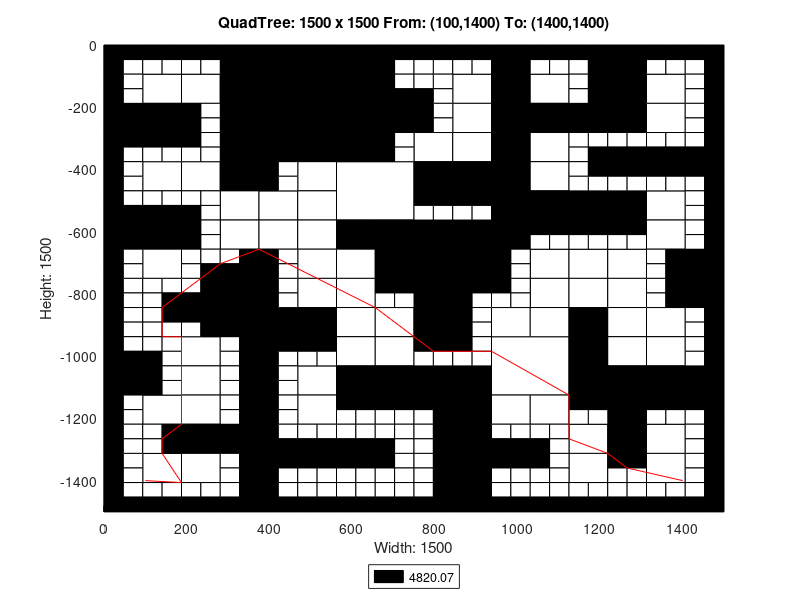

This chart was generated by the following MATLAB code:
axis([0 1500 -1500 0]);
title('QuadTree: 1500 x 1500 From: (100,1400) To: (1400,1400)');
xlabel('Width: 1500');
ylabel('Height: 1500');
rectangle('Position',[375 -187.5 187.5 187.5], 'FaceColor',[0 0 0]);
rectangle('Position',[375 -375 187.5 187.5], 'FaceColor',[0 0 0]);
rectangle('Position',[562.5 -562.5 187.5 187.5], 'FaceColor',[1 1 1]);
rectangle('Position',[750 -750 187.5 187.5], 'FaceColor',[0 0 0]);
rectangle('Position',[937.5 -1125 187.5 187.5], 'FaceColor',[1 1 1]);
rectangle('Position',[93.75 -187.5 93.75 93.75], 'FaceColor',[1 1 1]);
rectangle('Position',[281.25 -93.75 93.75 93.75], 'FaceColor',[0 0 0]);
rectangle('Position',[187.5 -187.5 93.75 93.75], 'FaceColor',[1 1 1]);
rectangle('Position',[281.25 -187.5 93.75 93.75], 'FaceColor',[0 0 0]);
rectangle('Position',[0 -281.25 93.75 93.75], 'FaceColor',[0 0 0]);
rectangle('Position',[93.75 -281.25 93.75 93.75], 'FaceColor',[0 0 0]);
rectangle('Position',[281.25 -281.25 93.75 93.75], 'FaceColor',[0 0 0]);
rectangle('Position',[281.25 -375 93.75 93.75], 'FaceColor',[0 0 0]);
rectangle('Position',[562.5 -93.75 93.75 93.75], 'FaceColor',[0 0 0]);
rectangle('Position',[562.5 -187.5 93.75 93.75], 'FaceColor',[0 0 0]);
rectangle('Position',[562.5 -281.25 93.75 93.75], 'FaceColor',[0 0 0]);
rectangle('Position',[656.25 -281.25 93.75 93.75], 'FaceColor',[0 0 0]);
rectangle('Position',[562.5 -375 93.75 93.75], 'FaceColor',[0 0 0]);
rectangle('Position',[93.75 -468.75 93.75 93.75], 'FaceColor',[1 1 1]);
rectangle('Position',[187.5 -468.75 93.75 93.75], 'FaceColor',[1 1 1]);
rectangle('Position',[281.25 -468.75 93.75 93.75], 'FaceColor',[0 0 0]);
rectangle('Position',[281.25 -562.5 93.75 93.75], 'FaceColor',[1 1 1]);
rectangle('Position',[0 -656.25 93.75 93.75], 'FaceColor',[0 0 0]);
rectangle('Position',[93.75 -656.25 93.75 93.75], 'FaceColor',[0 0 0]);
rectangle('Position',[93.75 -750 93.75 93.75], 'FaceColor',[1 1 1]);
rectangle('Position',[281.25 -656.25 93.75 93.75], 'FaceColor',[1 1 1]);
rectangle('Position',[468.75 -468.75 93.75 93.75], 'FaceColor',[1 1 1]);
rectangle('Position',[375 -562.5 93.75 93.75], 'FaceColor',[1 1 1]);
rectangle('Position',[468.75 -562.5 93.75 93.75], 'FaceColor',[1 1 1]);
rectangle('Position',[375 -656.25 93.75 93.75], 'FaceColor',[1 1 1]);
rectangle('Position',[468.75 -656.25 93.75 93.75], 'FaceColor',[1 1 1]);
rectangle('Position',[468.75 -750 93.75 93.75], 'FaceColor',[1 1 1]);
rectangle('Position',[562.5 -656.25 93.75 93.75], 'FaceColor',[0 0 0]);
rectangle('Position',[656.25 -656.25 93.75 93.75], 'FaceColor',[0 0 0]);
rectangle('Position',[562.5 -750 93.75 93.75], 'FaceColor',[1 1 1]);
rectangle('Position',[656.25 -750 93.75 93.75], 'FaceColor',[0 0 0]);
rectangle('Position',[843.75 -187.5 93.75 93.75], 'FaceColor',[1 1 1]);
rectangle('Position',[937.5 -93.75 93.75 93.75], 'FaceColor',[0 0 0]);
rectangle('Position',[937.5 -187.5 93.75 93.75], 'FaceColor',[0 0 0]);
rectangle('Position',[1031.25 -187.5 93.75 93.75], 'FaceColor',[1 1 1]);
rectangle('Position',[843.75 -281.25 93.75 93.75], 'FaceColor',[1 1 1]);
rectangle('Position',[750 -375 93.75 93.75], 'FaceColor',[1 1 1]);
rectangle('Position',[843.75 -375 93.75 93.75], 'FaceColor',[1 1 1]);
rectangle('Position',[937.5 -281.25 93.75 93.75], 'FaceColor',[0 0 0]);
rectangle('Position',[1031.25 -281.25 93.75 93.75], 'FaceColor',[0 0 0]);
rectangle('Position',[937.5 -375 93.75 93.75], 'FaceColor',[0 0 0]);
rectangle('Position',[1031.25 -375 93.75 93.75], 'FaceColor',[1 1 1]);
rectangle('Position',[1218.75 -93.75 93.75 93.75], 'FaceColor',[0 0 0]);
rectangle('Position',[1218.75 -187.5 93.75 93.75], 'FaceColor',[0 0 0]);
rectangle('Position',[1312.5 -187.5 93.75 93.75], 'FaceColor',[1 1 1]);
rectangle('Position',[1125 -281.25 93.75 93.75], 'FaceColor',[0 0 0]);
rectangle('Position',[1218.75 -281.25 93.75 93.75], 'FaceColor',[0 0 0]);
rectangle('Position',[1312.5 -281.25 93.75 93.75], 'FaceColor',[1 1 1]);
rectangle('Position',[750 -468.75 93.75 93.75], 'FaceColor',[0 0 0]);
rectangle('Position',[843.75 -468.75 93.75 93.75], 'FaceColor',[0 0 0]);
rectangle('Position',[937.5 -468.75 93.75 93.75], 'FaceColor',[0 0 0]);
rectangle('Position',[1031.25 -468.75 93.75 93.75], 'FaceColor',[1 1 1]);
rectangle('Position',[937.5 -562.5 93.75 93.75], 'FaceColor',[0 0 0]);
rectangle('Position',[1031.25 -562.5 93.75 93.75], 'FaceColor',[0 0 0]);
rectangle('Position',[937.5 -656.25 93.75 93.75], 'FaceColor',[0 0 0]);
rectangle('Position',[1031.25 -750 93.75 93.75], 'FaceColor',[1 1 1]);
rectangle('Position',[1125 -562.5 93.75 93.75], 'FaceColor',[0 0 0]);
rectangle('Position',[1218.75 -562.5 93.75 93.75], 'FaceColor',[0 0 0]);
rectangle('Position',[1312.5 -562.5 93.75 93.75], 'FaceColor',[1 1 1]);
rectangle('Position',[1125 -750 93.75 93.75], 'FaceColor',[1 1 1]);
rectangle('Position',[1218.75 -750 93.75 93.75], 'FaceColor',[1 1 1]);
rectangle('Position',[1312.5 -656.25 93.75 93.75], 'FaceColor',[1 1 1]);
rectangle('Position',[1406.25 -750 93.75 93.75], 'FaceColor',[0 0 0]);
rectangle('Position',[281.25 -843.75 93.75 93.75], 'FaceColor',[0 0 0]);
rectangle('Position',[281.25 -937.5 93.75 93.75], 'FaceColor',[0 0 0]);
rectangle('Position',[0 -1125 93.75 93.75], 'FaceColor',[0 0 0]);
rectangle('Position',[187.5 -1031.25 93.75 93.75], 'FaceColor',[1 1 1]);
rectangle('Position',[187.5 -1125 93.75 93.75], 'FaceColor',[1 1 1]);
rectangle('Position',[468.75 -843.75 93.75 93.75], 'FaceColor',[1 1 1]);
rectangle('Position',[375 -937.5 93.75 93.75], 'FaceColor',[0 0 0]);
rectangle('Position',[468.75 -937.5 93.75 93.75], 'FaceColor',[0 0 0]);
rectangle('Position',[562.5 -843.75 93.75 93.75], 'FaceColor',[1 1 1]);
rectangle('Position',[562.5 -937.5 93.75 93.75], 'FaceColor',[1 1 1]);
rectangle('Position',[656.25 -937.5 93.75 93.75], 'FaceColor',[1 1 1]);
rectangle('Position',[468.75 -1125 93.75 93.75], 'FaceColor',[1 1 1]);
rectangle('Position',[562.5 -1031.25 93.75 93.75], 'FaceColor',[1 1 1]);
rectangle('Position',[656.25 -1031.25 93.75 93.75], 'FaceColor',[1 1 1]);
rectangle('Position',[562.5 -1125 93.75 93.75], 'FaceColor',[0 0 0]);
rectangle('Position',[656.25 -1125 93.75 93.75], 'FaceColor',[0 0 0]);
rectangle('Position',[93.75 -1218.75 93.75 93.75], 'FaceColor',[1 1 1]);
rectangle('Position',[187.5 -1218.75 93.75 93.75], 'FaceColor',[1 1 1]);
rectangle('Position',[187.5 -1312.5 93.75 93.75], 'FaceColor',[0 0 0]);
rectangle('Position',[281.25 -1312.5 93.75 93.75], 'FaceColor',[0 0 0]);
rectangle('Position',[93.75 -1406.25 93.75 93.75], 'FaceColor',[1 1 1]);
rectangle('Position',[187.5 -1406.25 93.75 93.75], 'FaceColor',[1 1 1]);
rectangle('Position',[468.75 -1218.75 93.75 93.75], 'FaceColor',[1 1 1]);
rectangle('Position',[750 -843.75 93.75 93.75], 'FaceColor',[0 0 0]);
rectangle('Position',[750 -937.5 93.75 93.75], 'FaceColor',[0 0 0]);
rectangle('Position',[1031.25 -843.75 93.75 93.75], 'FaceColor',[1 1 1]);
rectangle('Position',[937.5 -937.5 93.75 93.75], 'FaceColor',[1 1 1]);
rectangle('Position',[1031.25 -937.5 93.75 93.75], 'FaceColor',[1 1 1]);
rectangle('Position',[750 -1125 93.75 93.75], 'FaceColor',[0 0 0]);
rectangle('Position',[843.75 -1125 93.75 93.75], 'FaceColor',[0 0 0]);
rectangle('Position',[1125 -843.75 93.75 93.75], 'FaceColor',[1 1 1]);
rectangle('Position',[1218.75 -843.75 93.75 93.75], 'FaceColor',[1 1 1]);
rectangle('Position',[1125 -937.5 93.75 93.75], 'FaceColor',[0 0 0]);
rectangle('Position',[1218.75 -937.5 93.75 93.75], 'FaceColor',[1 1 1]);
rectangle('Position',[1406.25 -843.75 93.75 93.75], 'FaceColor',[0 0 0]);
rectangle('Position',[1312.5 -937.5 93.75 93.75], 'FaceColor',[1 1 1]);
rectangle('Position',[1125 -1031.25 93.75 93.75], 'FaceColor',[0 0 0]);
rectangle('Position',[1218.75 -1031.25 93.75 93.75], 'FaceColor',[1 1 1]);
rectangle('Position',[1125 -1125 93.75 93.75], 'FaceColor',[0 0 0]);
rectangle('Position',[1218.75 -1125 93.75 93.75], 'FaceColor',[0 0 0]);
rectangle('Position',[1312.5 -1031.25 93.75 93.75], 'FaceColor',[1 1 1]);
rectangle('Position',[1312.5 -1125 93.75 93.75], 'FaceColor',[0 0 0]);
rectangle('Position',[1406.25 -1125 93.75 93.75], 'FaceColor',[0 0 0]);
rectangle('Position',[843.75 -1218.75 93.75 93.75], 'FaceColor',[0 0 0]);
rectangle('Position',[843.75 -1312.5 93.75 93.75], 'FaceColor',[0 0 0]);
rectangle('Position',[937.5 -1218.75 93.75 93.75], 'FaceColor',[1 1 1]);
rectangle('Position',[1031.25 -1218.75 93.75 93.75], 'FaceColor',[1 1 1]);
rectangle('Position',[843.75 -1406.25 93.75 93.75], 'FaceColor',[0 0 0]);
rectangle('Position',[843.75 -1500 93.75 93.75], 'FaceColor',[0 0 0]);
rectangle('Position',[1218.75 -1218.75 93.75 93.75], 'FaceColor',[0 0 0]);
rectangle('Position',[1125 -1312.5 93.75 93.75], 'FaceColor',[1 1 1]);
rectangle('Position',[1218.75 -1312.5 93.75 93.75], 'FaceColor',[0 0 0]);
rectangle('Position',[1312.5 -1312.5 93.75 93.75], 'FaceColor',[1 1 1]);
rectangle('Position',[1125 -1406.25 93.75 93.75], 'FaceColor',[1 1 1]);
rectangle('Position',[1312.5 -1406.25 93.75 93.75], 'FaceColor',[1 1 1]);
rectangle('Position',[0 -46.875 46.875 46.875], 'FaceColor',[0 0 0]);
rectangle('Position',[46.875 -46.875 46.875 46.875], 'FaceColor',[0 0 0]);
rectangle('Position',[0 -93.75 46.875 46.875], 'FaceColor',[0 0 0]);
rectangle('Position',[46.875 -93.75 46.875 46.875], 'FaceColor',[1 1 1]);
rectangle('Position',[93.75 -46.875 46.875 46.875], 'FaceColor',[0 0 0]);
rectangle('Position',[140.625 -46.875 46.875 46.875], 'FaceColor',[0 0 0]);
rectangle('Position',[93.75 -93.75 46.875 46.875], 'FaceColor',[1 1 1]);
rectangle('Position',[140.625 -93.75 46.875 46.875], 'FaceColor',[1 1 1]);
rectangle('Position',[0 -140.625 46.875 46.875], 'FaceColor',[0 0 0]);
rectangle('Position',[46.875 -140.625 46.875 46.875], 'FaceColor',[1 1 1]);
rectangle('Position',[0 -187.5 46.875 46.875], 'FaceColor',[0 0 0]);
rectangle('Position',[46.875 -187.5 46.875 46.875], 'FaceColor',[1 1 1]);
rectangle('Position',[187.5 -46.875 46.875 46.875], 'FaceColor',[0 0 0]);
rectangle('Position',[234.375 -46.875 46.875 46.875], 'FaceColor',[0 0 0]);
rectangle('Position',[187.5 -93.75 46.875 46.875], 'FaceColor',[1 1 1]);
rectangle('Position',[234.375 -93.75 46.875 46.875], 'FaceColor',[1 1 1]);
rectangle('Position',[0 -328.125 46.875 46.875], 'FaceColor',[0 0 0]);
rectangle('Position',[46.875 -328.125 46.875 46.875], 'FaceColor',[0 0 0]);
rectangle('Position',[0 -375 46.875 46.875], 'FaceColor',[0 0 0]);
rectangle('Position',[46.875 -375 46.875 46.875], 'FaceColor',[1 1 1]);
rectangle('Position',[93.75 -328.125 46.875 46.875], 'FaceColor',[0 0 0]);
rectangle('Position',[140.625 -328.125 46.875 46.875], 'FaceColor',[0 0 0]);
rectangle('Position',[93.75 -375 46.875 46.875], 'FaceColor',[1 1 1]);
rectangle('Position',[140.625 -375 46.875 46.875], 'FaceColor',[1 1 1]);
rectangle('Position',[187.5 -234.375 46.875 46.875], 'FaceColor',[0 0 0]);
rectangle('Position',[234.375 -234.375 46.875 46.875], 'FaceColor',[1 1 1]);
rectangle('Position',[187.5 -281.25 46.875 46.875], 'FaceColor',[0 0 0]);
rectangle('Position',[234.375 -281.25 46.875 46.875], 'FaceColor',[1 1 1]);
rectangle('Position',[187.5 -328.125 46.875 46.875], 'FaceColor',[0 0 0]);
rectangle('Position',[234.375 -328.125 46.875 46.875], 'FaceColor',[1 1 1]);
rectangle('Position',[187.5 -375 46.875 46.875], 'FaceColor',[1 1 1]);
rectangle('Position',[234.375 -375 46.875 46.875], 'FaceColor',[1 1 1]);
rectangle('Position',[656.25 -46.875 46.875 46.875], 'FaceColor',[0 0 0]);
rectangle('Position',[703.125 -46.875 46.875 46.875], 'FaceColor',[0 0 0]);
rectangle('Position',[656.25 -93.75 46.875 46.875], 'FaceColor',[0 0 0]);
rectangle('Position',[703.125 -93.75 46.875 46.875], 'FaceColor',[1 1 1]);
rectangle('Position',[656.25 -140.625 46.875 46.875], 'FaceColor',[0 0 0]);
rectangle('Position',[703.125 -140.625 46.875 46.875], 'FaceColor',[1 1 1]);
rectangle('Position',[656.25 -187.5 46.875 46.875], 'FaceColor',[0 0 0]);
rectangle('Position',[703.125 -187.5 46.875 46.875], 'FaceColor',[0 0 0]);
rectangle('Position',[656.25 -328.125 46.875 46.875], 'FaceColor',[0 0 0]);
rectangle('Position',[703.125 -328.125 46.875 46.875], 'FaceColor',[1 1 1]);
rectangle('Position',[656.25 -375 46.875 46.875], 'FaceColor',[0 0 0]);
rectangle('Position',[703.125 -375 46.875 46.875], 'FaceColor',[1 1 1]);
rectangle('Position',[0 -421.875 46.875 46.875], 'FaceColor',[0 0 0]);
rectangle('Position',[46.875 -421.875 46.875 46.875], 'FaceColor',[1 1 1]);
rectangle('Position',[0 -468.75 46.875 46.875], 'FaceColor',[0 0 0]);
rectangle('Position',[46.875 -468.75 46.875 46.875], 'FaceColor',[1 1 1]);
rectangle('Position',[0 -515.625 46.875 46.875], 'FaceColor',[0 0 0]);
rectangle('Position',[46.875 -515.625 46.875 46.875], 'FaceColor',[1 1 1]);
rectangle('Position',[0 -562.5 46.875 46.875], 'FaceColor',[0 0 0]);
rectangle('Position',[46.875 -562.5 46.875 46.875], 'FaceColor',[0 0 0]);
rectangle('Position',[93.75 -515.625 46.875 46.875], 'FaceColor',[1 1 1]);
rectangle('Position',[140.625 -515.625 46.875 46.875], 'FaceColor',[1 1 1]);
rectangle('Position',[93.75 -562.5 46.875 46.875], 'FaceColor',[0 0 0]);
rectangle('Position',[140.625 -562.5 46.875 46.875], 'FaceColor',[0 0 0]);
rectangle('Position',[187.5 -515.625 46.875 46.875], 'FaceColor',[1 1 1]);
rectangle('Position',[234.375 -515.625 46.875 46.875], 'FaceColor',[1 1 1]);
rectangle('Position',[187.5 -562.5 46.875 46.875], 'FaceColor',[0 0 0]);
rectangle('Position',[234.375 -562.5 46.875 46.875], 'FaceColor',[1 1 1]);
rectangle('Position',[0 -703.125 46.875 46.875], 'FaceColor',[0 0 0]);
rectangle('Position',[46.875 -703.125 46.875 46.875], 'FaceColor',[1 1 1]);
rectangle('Position',[0 -750 46.875 46.875], 'FaceColor',[0 0 0]);
rectangle('Position',[46.875 -750 46.875 46.875], 'FaceColor',[1 1 1]);
rectangle('Position',[187.5 -609.375 46.875 46.875], 'FaceColor',[0 0 0]);
rectangle('Position',[234.375 -609.375 46.875 46.875], 'FaceColor',[1 1 1]);
rectangle('Position',[187.5 -656.25 46.875 46.875], 'FaceColor',[0 0 0]);
rectangle('Position',[234.375 -656.25 46.875 46.875], 'FaceColor',[1 1 1]);
rectangle('Position',[187.5 -703.125 46.875 46.875], 'FaceColor',[1 1 1]);
rectangle('Position',[234.375 -703.125 46.875 46.875], 'FaceColor',[1 1 1]);
rectangle('Position',[187.5 -750 46.875 46.875], 'FaceColor',[1 1 1]);
rectangle('Position',[234.375 -750 46.875 46.875], 'FaceColor',[0 0 0]);
rectangle('Position',[281.25 -703.125 46.875 46.875], 'FaceColor',[1 1 1]);
rectangle('Position',[328.125 -703.125 46.875 46.875], 'FaceColor',[0 0 0]);
rectangle('Position',[281.25 -750 46.875 46.875], 'FaceColor',[0 0 0]);
rectangle('Position',[328.125 -750 46.875 46.875], 'FaceColor',[0 0 0]);
rectangle('Position',[375 -421.875 46.875 46.875], 'FaceColor',[0 0 0]);
rectangle('Position',[421.875 -421.875 46.875 46.875], 'FaceColor',[1 1 1]);
rectangle('Position',[375 -468.75 46.875 46.875], 'FaceColor',[0 0 0]);
rectangle('Position',[421.875 -468.75 46.875 46.875], 'FaceColor',[1 1 1]);
rectangle('Position',[375 -703.125 46.875 46.875], 'FaceColor',[0 0 0]);
rectangle('Position',[421.875 -703.125 46.875 46.875], 'FaceColor',[1 1 1]);
rectangle('Position',[375 -750 46.875 46.875], 'FaceColor',[0 0 0]);
rectangle('Position',[421.875 -750 46.875 46.875], 'FaceColor',[1 1 1]);
rectangle('Position',[750 -46.875 46.875 46.875], 'FaceColor',[0 0 0]);
rectangle('Position',[796.875 -46.875 46.875 46.875], 'FaceColor',[0 0 0]);
rectangle('Position',[750 -93.75 46.875 46.875], 'FaceColor',[1 1 1]);
rectangle('Position',[796.875 -93.75 46.875 46.875], 'FaceColor',[1 1 1]);
rectangle('Position',[843.75 -46.875 46.875 46.875], 'FaceColor',[0 0 0]);
rectangle('Position',[890.625 -46.875 46.875 46.875], 'FaceColor',[0 0 0]);
rectangle('Position',[843.75 -93.75 46.875 46.875], 'FaceColor',[1 1 1]);
rectangle('Position',[890.625 -93.75 46.875 46.875], 'FaceColor',[1 1 1]);
rectangle('Position',[750 -140.625 46.875 46.875], 'FaceColor',[1 1 1]);
rectangle('Position',[796.875 -140.625 46.875 46.875], 'FaceColor',[1 1 1]);
rectangle('Position',[750 -187.5 46.875 46.875], 'FaceColor',[0 0 0]);
rectangle('Position',[796.875 -187.5 46.875 46.875], 'FaceColor',[1 1 1]);
rectangle('Position',[1031.25 -46.875 46.875 46.875], 'FaceColor',[0 0 0]);
rectangle('Position',[1078.12 -46.875 46.875 46.875], 'FaceColor',[0 0 0]);
rectangle('Position',[1031.25 -93.75 46.875 46.875], 'FaceColor',[1 1 1]);
rectangle('Position',[1078.12 -93.75 46.875 46.875], 'FaceColor',[1 1 1]);
rectangle('Position',[750 -234.375 46.875 46.875], 'FaceColor',[0 0 0]);
rectangle('Position',[796.875 -234.375 46.875 46.875], 'FaceColor',[1 1 1]);
rectangle('Position',[750 -281.25 46.875 46.875], 'FaceColor',[0 0 0]);
rectangle('Position',[796.875 -281.25 46.875 46.875], 'FaceColor',[1 1 1]);
rectangle('Position',[1125 -46.875 46.875 46.875], 'FaceColor',[0 0 0]);
rectangle('Position',[1171.88 -46.875 46.875 46.875], 'FaceColor',[0 0 0]);
rectangle('Position',[1125 -93.75 46.875 46.875], 'FaceColor',[1 1 1]);
rectangle('Position',[1171.88 -93.75 46.875 46.875], 'FaceColor',[0 0 0]);
rectangle('Position',[1125 -140.625 46.875 46.875], 'FaceColor',[1 1 1]);
rectangle('Position',[1171.88 -140.625 46.875 46.875], 'FaceColor',[0 0 0]);
rectangle('Position',[1125 -187.5 46.875 46.875], 'FaceColor',[1 1 1]);
rectangle('Position',[1171.88 -187.5 46.875 46.875], 'FaceColor',[0 0 0]);
rectangle('Position',[1312.5 -46.875 46.875 46.875], 'FaceColor',[0 0 0]);
rectangle('Position',[1359.38 -46.875 46.875 46.875], 'FaceColor',[0 0 0]);
rectangle('Position',[1312.5 -93.75 46.875 46.875], 'FaceColor',[1 1 1]);
rectangle('Position',[1359.38 -93.75 46.875 46.875], 'FaceColor',[1 1 1]);
rectangle('Position',[1406.25 -46.875 46.875 46.875], 'FaceColor',[0 0 0]);
rectangle('Position',[1453.12 -46.875 46.875 46.875], 'FaceColor',[0 0 0]);
rectangle('Position',[1406.25 -93.75 46.875 46.875], 'FaceColor',[1 1 1]);
rectangle('Position',[1453.12 -93.75 46.875 46.875], 'FaceColor',[0 0 0]);
rectangle('Position',[1406.25 -140.625 46.875 46.875], 'FaceColor',[1 1 1]);
rectangle('Position',[1453.12 -140.625 46.875 46.875], 'FaceColor',[0 0 0]);
rectangle('Position',[1406.25 -187.5 46.875 46.875], 'FaceColor',[1 1 1]);
rectangle('Position',[1453.12 -187.5 46.875 46.875], 'FaceColor',[0 0 0]);
rectangle('Position',[1125 -328.125 46.875 46.875], 'FaceColor',[1 1 1]);
rectangle('Position',[1171.88 -328.125 46.875 46.875], 'FaceColor',[1 1 1]);
rectangle('Position',[1125 -375 46.875 46.875], 'FaceColor',[1 1 1]);
rectangle('Position',[1171.88 -375 46.875 46.875], 'FaceColor',[0 0 0]);
rectangle('Position',[1218.75 -328.125 46.875 46.875], 'FaceColor',[1 1 1]);
rectangle('Position',[1265.62 -328.125 46.875 46.875], 'FaceColor',[1 1 1]);
rectangle('Position',[1218.75 -375 46.875 46.875], 'FaceColor',[0 0 0]);
rectangle('Position',[1265.62 -375 46.875 46.875], 'FaceColor',[0 0 0]);
rectangle('Position',[1406.25 -234.375 46.875 46.875], 'FaceColor',[1 1 1]);
rectangle('Position',[1453.12 -234.375 46.875 46.875], 'FaceColor',[0 0 0]);
rectangle('Position',[1406.25 -281.25 46.875 46.875], 'FaceColor',[1 1 1]);
rectangle('Position',[1453.12 -281.25 46.875 46.875], 'FaceColor',[0 0 0]);
rectangle('Position',[1312.5 -328.125 46.875 46.875], 'FaceColor',[1 1 1]);
rectangle('Position',[1359.38 -328.125 46.875 46.875], 'FaceColor',[1 1 1]);
rectangle('Position',[1312.5 -375 46.875 46.875], 'FaceColor',[0 0 0]);
rectangle('Position',[1359.38 -375 46.875 46.875], 'FaceColor',[0 0 0]);
rectangle('Position',[1406.25 -328.125 46.875 46.875], 'FaceColor',[1 1 1]);
rectangle('Position',[1453.12 -328.125 46.875 46.875], 'FaceColor',[0 0 0]);
rectangle('Position',[1406.25 -375 46.875 46.875], 'FaceColor',[0 0 0]);
rectangle('Position',[1453.12 -375 46.875 46.875], 'FaceColor',[0 0 0]);
rectangle('Position',[750 -515.625 46.875 46.875], 'FaceColor',[0 0 0]);
rectangle('Position',[796.875 -515.625 46.875 46.875], 'FaceColor',[0 0 0]);
rectangle('Position',[750 -562.5 46.875 46.875], 'FaceColor',[1 1 1]);
rectangle('Position',[796.875 -562.5 46.875 46.875], 'FaceColor',[1 1 1]);
rectangle('Position',[843.75 -515.625 46.875 46.875], 'FaceColor',[0 0 0]);
rectangle('Position',[890.625 -515.625 46.875 46.875], 'FaceColor',[0 0 0]);
rectangle('Position',[843.75 -562.5 46.875 46.875], 'FaceColor',[1 1 1]);
rectangle('Position',[890.625 -562.5 46.875 46.875], 'FaceColor',[1 1 1]);
rectangle('Position',[1031.25 -609.375 46.875 46.875], 'FaceColor',[0 0 0]);
rectangle('Position',[1078.12 -609.375 46.875 46.875], 'FaceColor',[0 0 0]);
rectangle('Position',[1031.25 -656.25 46.875 46.875], 'FaceColor',[1 1 1]);
rectangle('Position',[1078.12 -656.25 46.875 46.875], 'FaceColor',[1 1 1]);
rectangle('Position',[937.5 -703.125 46.875 46.875], 'FaceColor',[0 0 0]);
rectangle('Position',[984.375 -703.125 46.875 46.875], 'FaceColor',[1 1 1]);
rectangle('Position',[937.5 -750 46.875 46.875], 'FaceColor',[0 0 0]);
rectangle('Position',[984.375 -750 46.875 46.875], 'FaceColor',[1 1 1]);
rectangle('Position',[1125 -421.875 46.875 46.875], 'FaceColor',[1 1 1]);
rectangle('Position',[1171.88 -421.875 46.875 46.875], 'FaceColor',[0 0 0]);
rectangle('Position',[1125 -468.75 46.875 46.875], 'FaceColor',[1 1 1]);
rectangle('Position',[1171.88 -468.75 46.875 46.875], 'FaceColor',[1 1 1]);
rectangle('Position',[1218.75 -421.875 46.875 46.875], 'FaceColor',[0 0 0]);
rectangle('Position',[1265.62 -421.875 46.875 46.875], 'FaceColor',[0 0 0]);
rectangle('Position',[1218.75 -468.75 46.875 46.875], 'FaceColor',[1 1 1]);
rectangle('Position',[1265.62 -468.75 46.875 46.875], 'FaceColor',[1 1 1]);
rectangle('Position',[1312.5 -421.875 46.875 46.875], 'FaceColor',[0 0 0]);
rectangle('Position',[1359.38 -421.875 46.875 46.875], 'FaceColor',[0 0 0]);
rectangle('Position',[1312.5 -468.75 46.875 46.875], 'FaceColor',[1 1 1]);
rectangle('Position',[1359.38 -468.75 46.875 46.875], 'FaceColor',[1 1 1]);
rectangle('Position',[1406.25 -421.875 46.875 46.875], 'FaceColor',[0 0 0]);
rectangle('Position',[1453.12 -421.875 46.875 46.875], 'FaceColor',[0 0 0]);
rectangle('Position',[1406.25 -468.75 46.875 46.875], 'FaceColor',[1 1 1]);
rectangle('Position',[1453.12 -468.75 46.875 46.875], 'FaceColor',[0 0 0]);
rectangle('Position',[1406.25 -515.625 46.875 46.875], 'FaceColor',[1 1 1]);
rectangle('Position',[1453.12 -515.625 46.875 46.875], 'FaceColor',[0 0 0]);
rectangle('Position',[1406.25 -562.5 46.875 46.875], 'FaceColor',[1 1 1]);
rectangle('Position',[1453.12 -562.5 46.875 46.875], 'FaceColor',[0 0 0]);
rectangle('Position',[1125 -609.375 46.875 46.875], 'FaceColor',[0 0 0]);
rectangle('Position',[1171.88 -609.375 46.875 46.875], 'FaceColor',[0 0 0]);
rectangle('Position',[1125 -656.25 46.875 46.875], 'FaceColor',[1 1 1]);
rectangle('Position',[1171.88 -656.25 46.875 46.875], 'FaceColor',[1 1 1]);
rectangle('Position',[1218.75 -609.375 46.875 46.875], 'FaceColor',[0 0 0]);
rectangle('Position',[1265.62 -609.375 46.875 46.875], 'FaceColor',[0 0 0]);
rectangle('Position',[1218.75 -656.25 46.875 46.875], 'FaceColor',[1 1 1]);
rectangle('Position',[1265.62 -656.25 46.875 46.875], 'FaceColor',[1 1 1]);
rectangle('Position',[1406.25 -609.375 46.875 46.875], 'FaceColor',[1 1 1]);
rectangle('Position',[1453.12 -609.375 46.875 46.875], 'FaceColor',[0 0 0]);
rectangle('Position',[1406.25 -656.25 46.875 46.875], 'FaceColor',[1 1 1]);
rectangle('Position',[1453.12 -656.25 46.875 46.875], 'FaceColor',[0 0 0]);
rectangle('Position',[1312.5 -703.125 46.875 46.875], 'FaceColor',[1 1 1]);
rectangle('Position',[1359.38 -703.125 46.875 46.875], 'FaceColor',[0 0 0]);
rectangle('Position',[1312.5 -750 46.875 46.875], 'FaceColor',[1 1 1]);
rectangle('Position',[1359.38 -750 46.875 46.875], 'FaceColor',[0 0 0]);
rectangle('Position',[0 -796.875 46.875 46.875], 'FaceColor',[0 0 0]);
rectangle('Position',[46.875 -796.875 46.875 46.875], 'FaceColor',[1 1 1]);
rectangle('Position',[0 -843.75 46.875 46.875], 'FaceColor',[0 0 0]);
rectangle('Position',[46.875 -843.75 46.875 46.875], 'FaceColor',[1 1 1]);
rectangle('Position',[93.75 -796.875 46.875 46.875], 'FaceColor',[1 1 1]);
rectangle('Position',[140.625 -796.875 46.875 46.875], 'FaceColor',[1 1 1]);
rectangle('Position',[93.75 -843.75 46.875 46.875], 'FaceColor',[1 1 1]);
rectangle('Position',[140.625 -843.75 46.875 46.875], 'FaceColor',[0 0 0]);
rectangle('Position',[0 -890.625 46.875 46.875], 'FaceColor',[0 0 0]);
rectangle('Position',[46.875 -890.625 46.875 46.875], 'FaceColor',[1 1 1]);
rectangle('Position',[0 -937.5 46.875 46.875], 'FaceColor',[0 0 0]);
rectangle('Position',[46.875 -937.5 46.875 46.875], 'FaceColor',[1 1 1]);
rectangle('Position',[93.75 -890.625 46.875 46.875], 'FaceColor',[1 1 1]);
rectangle('Position',[140.625 -890.625 46.875 46.875], 'FaceColor',[0 0 0]);
rectangle('Position',[93.75 -937.5 46.875 46.875], 'FaceColor',[1 1 1]);
rectangle('Position',[140.625 -937.5 46.875 46.875], 'FaceColor',[1 1 1]);
rectangle('Position',[187.5 -796.875 46.875 46.875], 'FaceColor',[1 1 1]);
rectangle('Position',[234.375 -796.875 46.875 46.875], 'FaceColor',[0 0 0]);
rectangle('Position',[187.5 -843.75 46.875 46.875], 'FaceColor',[0 0 0]);
rectangle('Position',[234.375 -843.75 46.875 46.875], 'FaceColor',[0 0 0]);
rectangle('Position',[187.5 -890.625 46.875 46.875], 'FaceColor',[0 0 0]);
rectangle('Position',[234.375 -890.625 46.875 46.875], 'FaceColor',[0 0 0]);
rectangle('Position',[187.5 -937.5 46.875 46.875], 'FaceColor',[1 1 1]);
rectangle('Position',[234.375 -937.5 46.875 46.875], 'FaceColor',[0 0 0]);
rectangle('Position',[0 -984.375 46.875 46.875], 'FaceColor',[0 0 0]);
rectangle('Position',[46.875 -984.375 46.875 46.875], 'FaceColor',[1 1 1]);
rectangle('Position',[0 -1031.25 46.875 46.875], 'FaceColor',[0 0 0]);
rectangle('Position',[46.875 -1031.25 46.875 46.875], 'FaceColor',[0 0 0]);
rectangle('Position',[93.75 -984.375 46.875 46.875], 'FaceColor',[1 1 1]);
rectangle('Position',[140.625 -984.375 46.875 46.875], 'FaceColor',[1 1 1]);
rectangle('Position',[93.75 -1031.25 46.875 46.875], 'FaceColor',[0 0 0]);
rectangle('Position',[140.625 -1031.25 46.875 46.875], 'FaceColor',[1 1 1]);
rectangle('Position',[93.75 -1078.12 46.875 46.875], 'FaceColor',[0 0 0]);
rectangle('Position',[140.625 -1078.12 46.875 46.875], 'FaceColor',[1 1 1]);
rectangle('Position',[93.75 -1125 46.875 46.875], 'FaceColor',[0 0 0]);
rectangle('Position',[140.625 -1125 46.875 46.875], 'FaceColor',[1 1 1]);
rectangle('Position',[281.25 -984.375 46.875 46.875], 'FaceColor',[1 1 1]);
rectangle('Position',[328.125 -984.375 46.875 46.875], 'FaceColor',[0 0 0]);
rectangle('Position',[281.25 -1031.25 46.875 46.875], 'FaceColor',[1 1 1]);
rectangle('Position',[328.125 -1031.25 46.875 46.875], 'FaceColor',[0 0 0]);
rectangle('Position',[281.25 -1078.12 46.875 46.875], 'FaceColor',[1 1 1]);
rectangle('Position',[328.125 -1078.12 46.875 46.875], 'FaceColor',[0 0 0]);
rectangle('Position',[281.25 -1125 46.875 46.875], 'FaceColor',[1 1 1]);
rectangle('Position',[328.125 -1125 46.875 46.875], 'FaceColor',[0 0 0]);
rectangle('Position',[375 -796.875 46.875 46.875], 'FaceColor',[0 0 0]);
rectangle('Position',[421.875 -796.875 46.875 46.875], 'FaceColor',[1 1 1]);
rectangle('Position',[375 -843.75 46.875 46.875], 'FaceColor',[0 0 0]);
rectangle('Position',[421.875 -843.75 46.875 46.875], 'FaceColor',[1 1 1]);
rectangle('Position',[656.25 -796.875 46.875 46.875], 'FaceColor',[0 0 0]);
rectangle('Position',[703.125 -796.875 46.875 46.875], 'FaceColor',[0 0 0]);
rectangle('Position',[656.25 -843.75 46.875 46.875], 'FaceColor',[1 1 1]);
rectangle('Position',[703.125 -843.75 46.875 46.875], 'FaceColor',[1 1 1]);
rectangle('Position',[375 -984.375 46.875 46.875], 'FaceColor',[0 0 0]);
rectangle('Position',[421.875 -984.375 46.875 46.875], 'FaceColor',[0 0 0]);
rectangle('Position',[375 -1031.25 46.875 46.875], 'FaceColor',[0 0 0]);
rectangle('Position',[421.875 -1031.25 46.875 46.875], 'FaceColor',[1 1 1]);
rectangle('Position',[468.75 -984.375 46.875 46.875], 'FaceColor',[0 0 0]);
rectangle('Position',[515.625 -984.375 46.875 46.875], 'FaceColor',[0 0 0]);
rectangle('Position',[468.75 -1031.25 46.875 46.875], 'FaceColor',[1 1 1]);
rectangle('Position',[515.625 -1031.25 46.875 46.875], 'FaceColor',[1 1 1]);
rectangle('Position',[375 -1078.12 46.875 46.875], 'FaceColor',[0 0 0]);
rectangle('Position',[421.875 -1078.12 46.875 46.875], 'FaceColor',[1 1 1]);
rectangle('Position',[375 -1125 46.875 46.875], 'FaceColor',[0 0 0]);
rectangle('Position',[421.875 -1125 46.875 46.875], 'FaceColor',[1 1 1]);
rectangle('Position',[0 -1171.88 46.875 46.875], 'FaceColor',[0 0 0]);
rectangle('Position',[46.875 -1171.88 46.875 46.875], 'FaceColor',[1 1 1]);
rectangle('Position',[0 -1218.75 46.875 46.875], 'FaceColor',[0 0 0]);
rectangle('Position',[46.875 -1218.75 46.875 46.875], 'FaceColor',[1 1 1]);
rectangle('Position',[0 -1265.62 46.875 46.875], 'FaceColor',[0 0 0]);
rectangle('Position',[46.875 -1265.62 46.875 46.875], 'FaceColor',[1 1 1]);
rectangle('Position',[0 -1312.5 46.875 46.875], 'FaceColor',[0 0 0]);
rectangle('Position',[46.875 -1312.5 46.875 46.875], 'FaceColor',[1 1 1]);
rectangle('Position',[93.75 -1265.62 46.875 46.875], 'FaceColor',[1 1 1]);
rectangle('Position',[140.625 -1265.62 46.875 46.875], 'FaceColor',[0 0 0]);
rectangle('Position',[93.75 -1312.5 46.875 46.875], 'FaceColor',[1 1 1]);
rectangle('Position',[140.625 -1312.5 46.875 46.875], 'FaceColor',[0 0 0]);
rectangle('Position',[281.25 -1171.88 46.875 46.875], 'FaceColor',[1 1 1]);
rectangle('Position',[328.125 -1171.88 46.875 46.875], 'FaceColor',[0 0 0]);
rectangle('Position',[281.25 -1218.75 46.875 46.875], 'FaceColor',[1 1 1]);
rectangle('Position',[328.125 -1218.75 46.875 46.875], 'FaceColor',[0 0 0]);
rectangle('Position',[0 -1359.38 46.875 46.875], 'FaceColor',[0 0 0]);
rectangle('Position',[46.875 -1359.38 46.875 46.875], 'FaceColor',[1 1 1]);
rectangle('Position',[0 -1406.25 46.875 46.875], 'FaceColor',[0 0 0]);
rectangle('Position',[46.875 -1406.25 46.875 46.875], 'FaceColor',[1 1 1]);
rectangle('Position',[0 -1453.12 46.875 46.875], 'FaceColor',[0 0 0]);
rectangle('Position',[46.875 -1453.12 46.875 46.875], 'FaceColor',[1 1 1]);
rectangle('Position',[0 -1500 46.875 46.875], 'FaceColor',[0 0 0]);
rectangle('Position',[46.875 -1500 46.875 46.875], 'FaceColor',[0 0 0]);
rectangle('Position',[93.75 -1453.12 46.875 46.875], 'FaceColor',[1 1 1]);
rectangle('Position',[140.625 -1453.12 46.875 46.875], 'FaceColor',[1 1 1]);
rectangle('Position',[93.75 -1500 46.875 46.875], 'FaceColor',[0 0 0]);
rectangle('Position',[140.625 -1500 46.875 46.875], 'FaceColor',[0 0 0]);
rectangle('Position',[281.25 -1359.38 46.875 46.875], 'FaceColor',[1 1 1]);
rectangle('Position',[328.125 -1359.38 46.875 46.875], 'FaceColor',[0 0 0]);
rectangle('Position',[281.25 -1406.25 46.875 46.875], 'FaceColor',[1 1 1]);
rectangle('Position',[328.125 -1406.25 46.875 46.875], 'FaceColor',[0 0 0]);
rectangle('Position',[187.5 -1453.12 46.875 46.875], 'FaceColor',[1 1 1]);
rectangle('Position',[234.375 -1453.12 46.875 46.875], 'FaceColor',[1 1 1]);
rectangle('Position',[187.5 -1500 46.875 46.875], 'FaceColor',[0 0 0]);
rectangle('Position',[234.375 -1500 46.875 46.875], 'FaceColor',[0 0 0]);
rectangle('Position',[281.25 -1453.12 46.875 46.875], 'FaceColor',[1 1 1]);
rectangle('Position',[328.125 -1453.12 46.875 46.875], 'FaceColor',[0 0 0]);
rectangle('Position',[281.25 -1500 46.875 46.875], 'FaceColor',[0 0 0]);
rectangle('Position',[328.125 -1500 46.875 46.875], 'FaceColor',[0 0 0]);
rectangle('Position',[375 -1171.88 46.875 46.875], 'FaceColor',[0 0 0]);
rectangle('Position',[421.875 -1171.88 46.875 46.875], 'FaceColor',[1 1 1]);
rectangle('Position',[375 -1218.75 46.875 46.875], 'FaceColor',[0 0 0]);
rectangle('Position',[421.875 -1218.75 46.875 46.875], 'FaceColor',[1 1 1]);
rectangle('Position',[375 -1265.62 46.875 46.875], 'FaceColor',[0 0 0]);
rectangle('Position',[421.875 -1265.62 46.875 46.875], 'FaceColor',[1 1 1]);
rectangle('Position',[375 -1312.5 46.875 46.875], 'FaceColor',[0 0 0]);
rectangle('Position',[421.875 -1312.5 46.875 46.875], 'FaceColor',[0 0 0]);
rectangle('Position',[468.75 -1265.62 46.875 46.875], 'FaceColor',[1 1 1]);
rectangle('Position',[515.625 -1265.62 46.875 46.875], 'FaceColor',[1 1 1]);
rectangle('Position',[468.75 -1312.5 46.875 46.875], 'FaceColor',[0 0 0]);
rectangle('Position',[515.625 -1312.5 46.875 46.875], 'FaceColor',[0 0 0]);
rectangle('Position',[562.5 -1171.88 46.875 46.875], 'FaceColor',[0 0 0]);
rectangle('Position',[609.375 -1171.88 46.875 46.875], 'FaceColor',[0 0 0]);
rectangle('Position',[562.5 -1218.75 46.875 46.875], 'FaceColor',[1 1 1]);
rectangle('Position',[609.375 -1218.75 46.875 46.875], 'FaceColor',[1 1 1]);
rectangle('Position',[656.25 -1171.88 46.875 46.875], 'FaceColor',[0 0 0]);
rectangle('Position',[703.125 -1171.88 46.875 46.875], 'FaceColor',[0 0 0]);
rectangle('Position',[656.25 -1218.75 46.875 46.875], 'FaceColor',[1 1 1]);
rectangle('Position',[703.125 -1218.75 46.875 46.875], 'FaceColor',[1 1 1]);
rectangle('Position',[562.5 -1265.62 46.875 46.875], 'FaceColor',[1 1 1]);
rectangle('Position',[609.375 -1265.62 46.875 46.875], 'FaceColor',[1 1 1]);
rectangle('Position',[562.5 -1312.5 46.875 46.875], 'FaceColor',[0 0 0]);
rectangle('Position',[609.375 -1312.5 46.875 46.875], 'FaceColor',[0 0 0]);
rectangle('Position',[656.25 -1265.62 46.875 46.875], 'FaceColor',[1 1 1]);
rectangle('Position',[703.125 -1265.62 46.875 46.875], 'FaceColor',[1 1 1]);
rectangle('Position',[656.25 -1312.5 46.875 46.875], 'FaceColor',[0 0 0]);
rectangle('Position',[703.125 -1312.5 46.875 46.875], 'FaceColor',[1 1 1]);
rectangle('Position',[375 -1359.38 46.875 46.875], 'FaceColor',[0 0 0]);
rectangle('Position',[421.875 -1359.38 46.875 46.875], 'FaceColor',[0 0 0]);
rectangle('Position',[375 -1406.25 46.875 46.875], 'FaceColor',[0 0 0]);
rectangle('Position',[421.875 -1406.25 46.875 46.875], 'FaceColor',[1 1 1]);
rectangle('Position',[468.75 -1359.38 46.875 46.875], 'FaceColor',[0 0 0]);
rectangle('Position',[515.625 -1359.38 46.875 46.875], 'FaceColor',[0 0 0]);
rectangle('Position',[468.75 -1406.25 46.875 46.875], 'FaceColor',[1 1 1]);
rectangle('Position',[515.625 -1406.25 46.875 46.875], 'FaceColor',[1 1 1]);
rectangle('Position',[375 -1453.12 46.875 46.875], 'FaceColor',[0 0 0]);
rectangle('Position',[421.875 -1453.12 46.875 46.875], 'FaceColor',[1 1 1]);
rectangle('Position',[375 -1500 46.875 46.875], 'FaceColor',[0 0 0]);
rectangle('Position',[421.875 -1500 46.875 46.875], 'FaceColor',[0 0 0]);
rectangle('Position',[468.75 -1453.12 46.875 46.875], 'FaceColor',[1 1 1]);
rectangle('Position',[515.625 -1453.12 46.875 46.875], 'FaceColor',[1 1 1]);
rectangle('Position',[468.75 -1500 46.875 46.875], 'FaceColor',[0 0 0]);
rectangle('Position',[515.625 -1500 46.875 46.875], 'FaceColor',[0 0 0]);
rectangle('Position',[562.5 -1359.38 46.875 46.875], 'FaceColor',[0 0 0]);
rectangle('Position',[609.375 -1359.38 46.875 46.875], 'FaceColor',[0 0 0]);
rectangle('Position',[562.5 -1406.25 46.875 46.875], 'FaceColor',[1 1 1]);
rectangle('Position',[609.375 -1406.25 46.875 46.875], 'FaceColor',[1 1 1]);
rectangle('Position',[656.25 -1359.38 46.875 46.875], 'FaceColor',[0 0 0]);
rectangle('Position',[703.125 -1359.38 46.875 46.875], 'FaceColor',[1 1 1]);
rectangle('Position',[656.25 -1406.25 46.875 46.875], 'FaceColor',[1 1 1]);
rectangle('Position',[703.125 -1406.25 46.875 46.875], 'FaceColor',[1 1 1]);
rectangle('Position',[562.5 -1453.12 46.875 46.875], 'FaceColor',[1 1 1]);
rectangle('Position',[609.375 -1453.12 46.875 46.875], 'FaceColor',[1 1 1]);
rectangle('Position',[562.5 -1500 46.875 46.875], 'FaceColor',[0 0 0]);
rectangle('Position',[609.375 -1500 46.875 46.875], 'FaceColor',[0 0 0]);
rectangle('Position',[656.25 -1453.12 46.875 46.875], 'FaceColor',[1 1 1]);
rectangle('Position',[703.125 -1453.12 46.875 46.875], 'FaceColor',[1 1 1]);
rectangle('Position',[656.25 -1500 46.875 46.875], 'FaceColor',[0 0 0]);
rectangle('Position',[703.125 -1500 46.875 46.875], 'FaceColor',[0 0 0]);
rectangle('Position',[843.75 -796.875 46.875 46.875], 'FaceColor',[0 0 0]);
rectangle('Position',[890.625 -796.875 46.875 46.875], 'FaceColor',[0 0 0]);
rectangle('Position',[843.75 -843.75 46.875 46.875], 'FaceColor',[0 0 0]);
rectangle('Position',[890.625 -843.75 46.875 46.875], 'FaceColor',[1 1 1]);
rectangle('Position',[843.75 -890.625 46.875 46.875], 'FaceColor',[0 0 0]);
rectangle('Position',[890.625 -890.625 46.875 46.875], 'FaceColor',[1 1 1]);
rectangle('Position',[843.75 -937.5 46.875 46.875], 'FaceColor',[0 0 0]);
rectangle('Position',[890.625 -937.5 46.875 46.875], 'FaceColor',[1 1 1]);
rectangle('Position',[937.5 -796.875 46.875 46.875], 'FaceColor',[0 0 0]);
rectangle('Position',[984.375 -796.875 46.875 46.875], 'FaceColor',[1 1 1]);
rectangle('Position',[937.5 -843.75 46.875 46.875], 'FaceColor',[1 1 1]);
rectangle('Position',[984.375 -843.75 46.875 46.875], 'FaceColor',[1 1 1]);
rectangle('Position',[750 -984.375 46.875 46.875], 'FaceColor',[0 0 0]);
rectangle('Position',[796.875 -984.375 46.875 46.875], 'FaceColor',[0 0 0]);
rectangle('Position',[750 -1031.25 46.875 46.875], 'FaceColor',[1 1 1]);
rectangle('Position',[796.875 -1031.25 46.875 46.875], 'FaceColor',[1 1 1]);
rectangle('Position',[843.75 -984.375 46.875 46.875], 'FaceColor',[0 0 0]);
rectangle('Position',[890.625 -984.375 46.875 46.875], 'FaceColor',[1 1 1]);
rectangle('Position',[843.75 -1031.25 46.875 46.875], 'FaceColor',[1 1 1]);
rectangle('Position',[890.625 -1031.25 46.875 46.875], 'FaceColor',[1 1 1]);
rectangle('Position',[1312.5 -796.875 46.875 46.875], 'FaceColor',[1 1 1]);
rectangle('Position',[1359.38 -796.875 46.875 46.875], 'FaceColor',[0 0 0]);
rectangle('Position',[1312.5 -843.75 46.875 46.875], 'FaceColor',[1 1 1]);
rectangle('Position',[1359.38 -843.75 46.875 46.875], 'FaceColor',[0 0 0]);
rectangle('Position',[1406.25 -890.625 46.875 46.875], 'FaceColor',[1 1 1]);
rectangle('Position',[1453.12 -890.625 46.875 46.875], 'FaceColor',[0 0 0]);
rectangle('Position',[1406.25 -937.5 46.875 46.875], 'FaceColor',[1 1 1]);
rectangle('Position',[1453.12 -937.5 46.875 46.875], 'FaceColor',[0 0 0]);
rectangle('Position',[1406.25 -984.375 46.875 46.875], 'FaceColor',[1 1 1]);
rectangle('Position',[1453.12 -984.375 46.875 46.875], 'FaceColor',[0 0 0]);
rectangle('Position',[1406.25 -1031.25 46.875 46.875], 'FaceColor',[1 1 1]);
rectangle('Position',[1453.12 -1031.25 46.875 46.875], 'FaceColor',[0 0 0]);
rectangle('Position',[750 -1171.88 46.875 46.875], 'FaceColor',[0 0 0]);
rectangle('Position',[796.875 -1171.88 46.875 46.875], 'FaceColor',[0 0 0]);
rectangle('Position',[750 -1218.75 46.875 46.875], 'FaceColor',[1 1 1]);
rectangle('Position',[796.875 -1218.75 46.875 46.875], 'FaceColor',[0 0 0]);
rectangle('Position',[750 -1265.62 46.875 46.875], 'FaceColor',[1 1 1]);
rectangle('Position',[796.875 -1265.62 46.875 46.875], 'FaceColor',[0 0 0]);
rectangle('Position',[750 -1312.5 46.875 46.875], 'FaceColor',[1 1 1]);
rectangle('Position',[796.875 -1312.5 46.875 46.875], 'FaceColor',[0 0 0]);
rectangle('Position',[937.5 -1265.62 46.875 46.875], 'FaceColor',[1 1 1]);
rectangle('Position',[984.375 -1265.62 46.875 46.875], 'FaceColor',[1 1 1]);
rectangle('Position',[937.5 -1312.5 46.875 46.875], 'FaceColor',[0 0 0]);
rectangle('Position',[984.375 -1312.5 46.875 46.875], 'FaceColor',[0 0 0]);
rectangle('Position',[1031.25 -1265.62 46.875 46.875], 'FaceColor',[1 1 1]);
rectangle('Position',[1078.12 -1265.62 46.875 46.875], 'FaceColor',[1 1 1]);
rectangle('Position',[1031.25 -1312.5 46.875 46.875], 'FaceColor',[0 0 0]);
rectangle('Position',[1078.12 -1312.5 46.875 46.875], 'FaceColor',[1 1 1]);
rectangle('Position',[750 -1359.38 46.875 46.875], 'FaceColor',[1 1 1]);
rectangle('Position',[796.875 -1359.38 46.875 46.875], 'FaceColor',[0 0 0]);
rectangle('Position',[750 -1406.25 46.875 46.875], 'FaceColor',[1 1 1]);
rectangle('Position',[796.875 -1406.25 46.875 46.875], 'FaceColor',[0 0 0]);
rectangle('Position',[750 -1453.12 46.875 46.875], 'FaceColor',[1 1 1]);
rectangle('Position',[796.875 -1453.12 46.875 46.875], 'FaceColor',[0 0 0]);
rectangle('Position',[750 -1500 46.875 46.875], 'FaceColor',[0 0 0]);
rectangle('Position',[796.875 -1500 46.875 46.875], 'FaceColor',[0 0 0]);
rectangle('Position',[937.5 -1359.38 46.875 46.875], 'FaceColor',[0 0 0]);
rectangle('Position',[984.375 -1359.38 46.875 46.875], 'FaceColor',[0 0 0]);
rectangle('Position',[937.5 -1406.25 46.875 46.875], 'FaceColor',[1 1 1]);
rectangle('Position',[984.375 -1406.25 46.875 46.875], 'FaceColor',[1 1 1]);
rectangle('Position',[1031.25 -1359.38 46.875 46.875], 'FaceColor',[0 0 0]);
rectangle('Position',[1078.12 -1359.38 46.875 46.875], 'FaceColor',[1 1 1]);
rectangle('Position',[1031.25 -1406.25 46.875 46.875], 'FaceColor',[1 1 1]);
rectangle('Position',[1078.12 -1406.25 46.875 46.875], 'FaceColor',[1 1 1]);
rectangle('Position',[937.5 -1453.12 46.875 46.875], 'FaceColor',[1 1 1]);
rectangle('Position',[984.375 -1453.12 46.875 46.875], 'FaceColor',[1 1 1]);
rectangle('Position',[937.5 -1500 46.875 46.875], 'FaceColor',[0 0 0]);
rectangle('Position',[984.375 -1500 46.875 46.875], 'FaceColor',[0 0 0]);
rectangle('Position',[1031.25 -1453.12 46.875 46.875], 'FaceColor',[1 1 1]);
rectangle('Position',[1078.12 -1453.12 46.875 46.875], 'FaceColor',[1 1 1]);
rectangle('Position',[1031.25 -1500 46.875 46.875], 'FaceColor',[0 0 0]);
rectangle('Position',[1078.12 -1500 46.875 46.875], 'FaceColor',[0 0 0]);
rectangle('Position',[1125 -1171.88 46.875 46.875], 'FaceColor',[0 0 0]);
rectangle('Position',[1171.88 -1171.88 46.875 46.875], 'FaceColor',[0 0 0]);
rectangle('Position',[1125 -1218.75 46.875 46.875], 'FaceColor',[1 1 1]);
rectangle('Position',[1171.88 -1218.75 46.875 46.875], 'FaceColor',[1 1 1]);
rectangle('Position',[1312.5 -1171.88 46.875 46.875], 'FaceColor',[0 0 0]);
rectangle('Position',[1359.38 -1171.88 46.875 46.875], 'FaceColor',[0 0 0]);
rectangle('Position',[1312.5 -1218.75 46.875 46.875], 'FaceColor',[1 1 1]);
rectangle('Position',[1359.38 -1218.75 46.875 46.875], 'FaceColor',[1 1 1]);
rectangle('Position',[1406.25 -1171.88 46.875 46.875], 'FaceColor',[0 0 0]);
rectangle('Position',[1453.12 -1171.88 46.875 46.875], 'FaceColor',[0 0 0]);
rectangle('Position',[1406.25 -1218.75 46.875 46.875], 'FaceColor',[1 1 1]);
rectangle('Position',[1453.12 -1218.75 46.875 46.875], 'FaceColor',[0 0 0]);
rectangle('Position',[1406.25 -1265.62 46.875 46.875], 'FaceColor',[1 1 1]);
rectangle('Position',[1453.12 -1265.62 46.875 46.875], 'FaceColor',[0 0 0]);
rectangle('Position',[1406.25 -1312.5 46.875 46.875], 'FaceColor',[1 1 1]);
rectangle('Position',[1453.12 -1312.5 46.875 46.875], 'FaceColor',[0 0 0]);
rectangle('Position',[1218.75 -1359.38 46.875 46.875], 'FaceColor',[0 0 0]);
rectangle('Position',[1265.62 -1359.38 46.875 46.875], 'FaceColor',[0 0 0]);
rectangle('Position',[1218.75 -1406.25 46.875 46.875], 'FaceColor',[1 1 1]);
rectangle('Position',[1265.62 -1406.25 46.875 46.875], 'FaceColor',[1 1 1]);
rectangle('Position',[1125 -1453.12 46.875 46.875], 'FaceColor',[1 1 1]);
rectangle('Position',[1171.88 -1453.12 46.875 46.875], 'FaceColor',[1 1 1]);
rectangle('Position',[1125 -1500 46.875 46.875], 'FaceColor',[0 0 0]);
rectangle('Position',[1171.88 -1500 46.875 46.875], 'FaceColor',[0 0 0]);
rectangle('Position',[1218.75 -1453.12 46.875 46.875], 'FaceColor',[1 1 1]);
rectangle('Position',[1265.62 -1453.12 46.875 46.875], 'FaceColor',[1 1 1]);
rectangle('Position',[1218.75 -1500 46.875 46.875], 'FaceColor',[0 0 0]);
rectangle('Position',[1265.62 -1500 46.875 46.875], 'FaceColor',[0 0 0]);
rectangle('Position',[1406.25 -1359.38 46.875 46.875], 'FaceColor',[1 1 1]);
rectangle('Position',[1453.12 -1359.38 46.875 46.875], 'FaceColor',[0 0 0]);
rectangle('Position',[1406.25 -1406.25 46.875 46.875], 'FaceColor',[1 1 1]);
rectangle('Position',[1453.12 -1406.25 46.875 46.875], 'FaceColor',[0 0 0]);
rectangle('Position',[1312.5 -1453.12 46.875 46.875], 'FaceColor',[1 1 1]);
rectangle('Position',[1359.38 -1453.12 46.875 46.875], 'FaceColor',[1 1 1]);
rectangle('Position',[1312.5 -1500 46.875 46.875], 'FaceColor',[0 0 0]);
rectangle('Position',[1359.38 -1500 46.875 46.875], 'FaceColor',[0 0 0]);
rectangle('Position',[1406.25 -1453.12 46.875 46.875], 'FaceColor',[1 1 1]);
rectangle('Position',[1453.12 -1453.12 46.875 46.875], 'FaceColor',[0 0 0]);
rectangle('Position',[1406.25 -1500 46.875 46.875], 'FaceColor',[0 0 0]);
rectangle('Position',[1453.12 -1500 46.875 46.875], 'FaceColor',[0 0 0]);
X=[1400,1400,1265.62,1265.62,1218.75,1125,1125,1125,1125,937.5,796.875,796.875,796.875,750,656.25,656.25,375,375,375,281.25,234.375,187.5,140.625,140.625,140.625,187.5,187.5,187.5,187.5,187.5,140.625,140.625,187.5,100];
Y=[-1400,-1400,-1359.38,-1359.38,-1312.5,-1265.62,-1265.62,-1125,-1125,-984.375,-984.375,-984.375,-984.375,-937.5,-843.75,-843.75,-656.25,-656.25,-656.25,-703.125,-750,-796.875,-843.75,-890.625,-937.5,-937.5,-1031.25,-1078.12,-1125,-1218.75,-1265.62,-1312.5,-1406.25,-1400];
hold on;
plot(X,Y,'r');
legend('4820.07','Location','southoutside');
